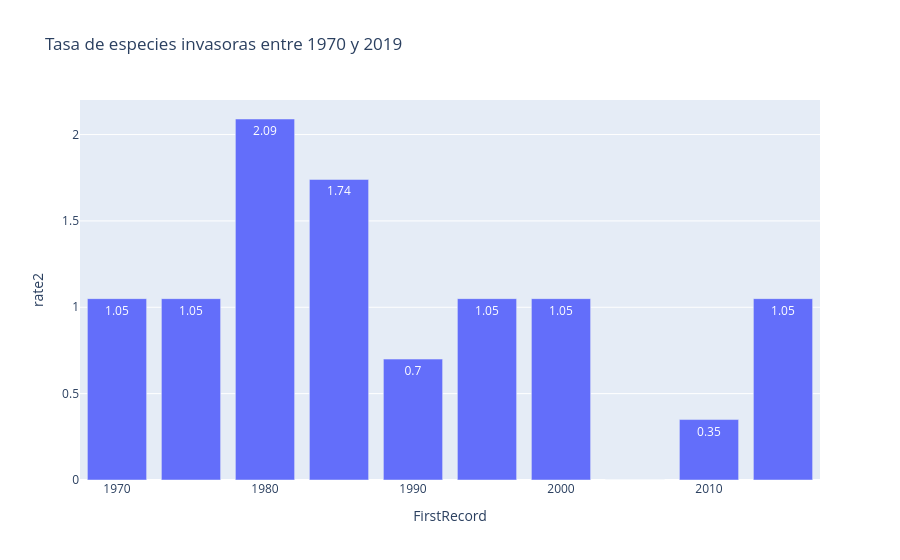

The cell this chart's notebook holds for it:
### Code cell
fig = px.bar(
    df_6_1_especies_invasoras_v3,
    x="FirstRecord",
    y="rate2",
    title=f"Tasa de especies invasoras entre {df_6_1_especies_invasoras_v3['FirstRecord'].min():.0f} y {df_6_1_especies_invasoras_v2['FirstRecord'].max():.0f}",
    text_auto=True,
)
fig.show()

### Figure 1 — Plotly figure (JSON) as saved in the notebook; plotly's stock layout.template omitted (floating-point values rounded to 4 significant figures)
{"data": [{"hovertemplate": "FirstRecord=%{x}<br>rate2=%{y}<extra></extra>", "legendgroup": "", "marker": {"color": "#636efa", "pattern": {"shape": ""}}, "name": "", "orientation": "v", "showlegend": false, "textposition": "auto", "texttemplate": "%{y}", "type": "bar", "x": [1970.0, 1975.0, 1980.0, 1985.0, 1990.0, 1995.0, 2000.0, 2005.0, 2010.0, 2015.0], "xaxis": "x", "y": [1.05, 1.05, 2.09, 1.74, 0.7, 1.05, 1.05, 0.0, 0.35, 1.05], "yaxis": "y"}], "layout": {"barmode": "relative", "legend": {"tracegroupgap": 0}, "title": {"text": "Tasa de especies invasoras entre 1970 y 2019"}, "xaxis": {"anchor": "y", "domain": [0, 1], "title": {"text": "FirstRecord"}}, "yaxis": {"anchor": "x", "domain": [0, 1], "title": {"text": "rate2"}}}}
